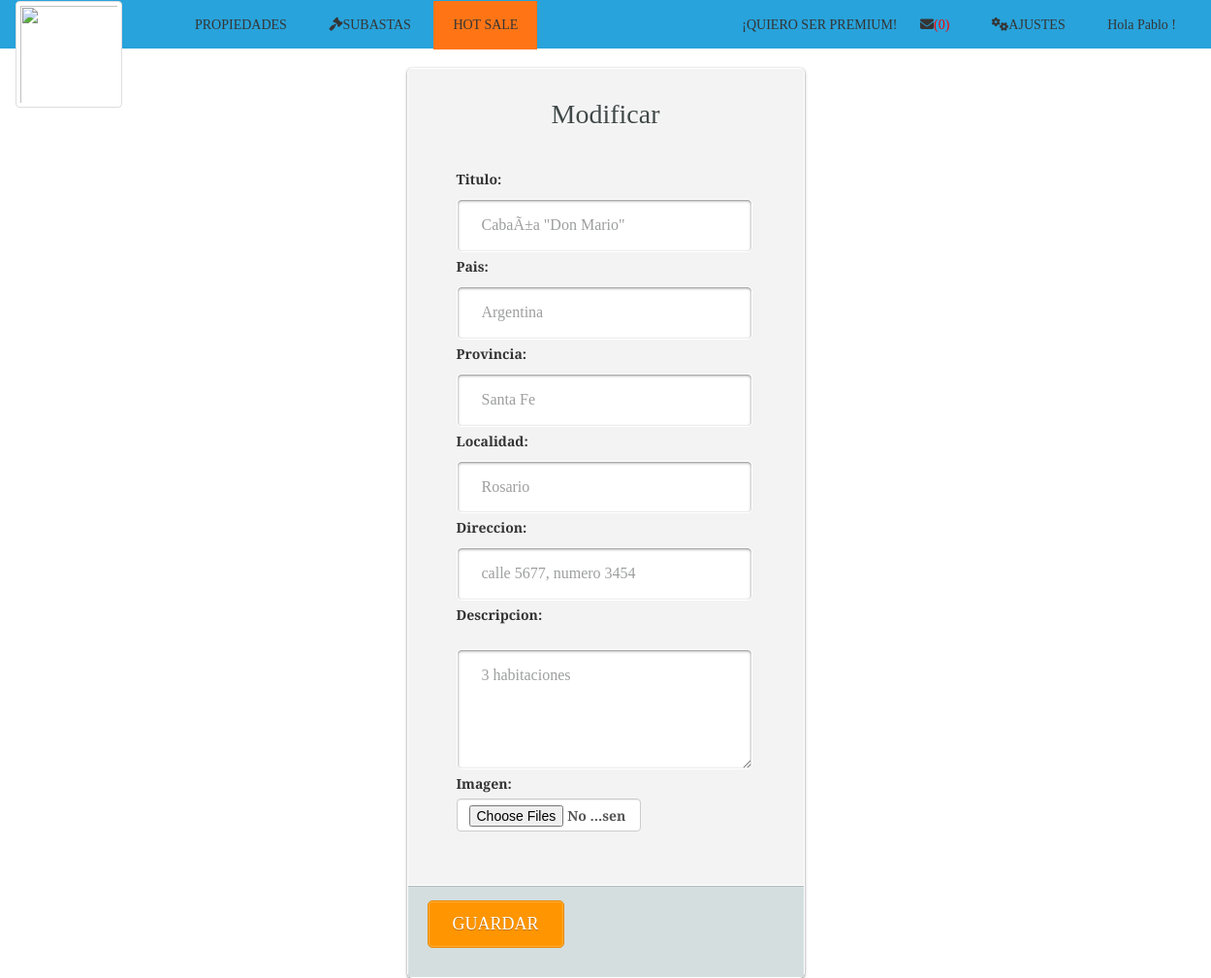
Page /modificar_propiedad.php?no=27 (signed in) on the committed database.
### tables this page shows
CREATE TABLE `propiedad` (
  `idPropiedad` int(11) NOT NULL,
  `titulo` varchar(45) NOT NULL,
  `descripcion` text NOT NULL,
  `pais` varchar(50) NOT NULL,
  `provincia` varchar(50) NOT NULL,
  `localidad` varchar(50) NOT NULL,
  `direccion` varchar(50) NOT NULL,
  `eliminada` int(11) NOT NULL
);

### modificar_propiedad.php (the view, shortened to what this page needs)
<html>
<head>
<?php
    include("cabecera.php");
$link=conectar();
$Propiedad=$_GET['no'];
$var_consulta= "SELECT * FROM propiedad WHERE idPropiedad='$Propiedad' ";
$var_resultado = $link->query($var_consulta);
$row = mysqli_fetch_array($var_resultado);
?>
	</head>
	<body>
		<div id="wrapper" style="margin-top: 0px">
			<form name="formulario" action="modificar_propiedad2.php" method="POST" class="login-form" enctype="multipart/form-data" onsubmit="return validareg();">
				<div class="header">
					<h1>  Modificar</h1>
				</div>
				<div class="content">
					<label for="titulo">Titulo: </br></label>
					<input type="text" name="titulo" class="input username" value='<?php echo "$row[titulo]" ?>' size="25">
                    <label for="ubicacion">Pais: </br></label>
					<input type="text" name="pais" class="input username" value='<?php echo "$row[pais]" ?>'>
					<label for="ubicacion">Provincia: </br></label>
					<input type="text" name="provincia" class="input username" value='<?php echo "$row[provincia]" ?>'>
					<label for="ubicacion">Localidad: </br></label>
					<input type="text" name="localidad" class="input username" value='<?php echo "$row[localidad]" ?>'>
					<label for="ubicacion">Direccion: </br></label>
					<input type="text" name="direccion" class="input username" value='<?php echo "$row[direccion]" ?>'>
					<label for="descripcion">Descripcion: </br></la'<?php echo "$row[descripcion]" ?>'bel></br>
					<textarea id="area" name="descripcion"  rows="4" cols="25"><?php echo "$row[descripcion]" ?></textarea></br>
					<label for="imagen">Imagen: </br></label>
					<input type="file" class="form-control" id="imagen[]" name="imagen[]" multiple="" accept="image/*" upload_max_filesize = 2M post_max_size =2M >
			</div>
				<div class="footer">
					<input type="submit" name="login" value="GUARDAR" class="button" />
				</div>
			</form>
		</div>
	</body>
</html>

### css/estilos.css (style rules this page uses)
body { background-color:#ffffff ; font-family:'Bree Serif', serif; }
.login-form { width: 410px; margin: auto; position: relative; background: #f3f3f3; border: 1px solid #fff; border-radius: 5px; box-shadow: 0 1px 3px rgba(0,0,0,0.5); -moz-box-shadow: 0 1px 3px rgba(0,0,0,0.5); -webkit-box-shadow: 0 1px 3px rgba(0,0,0,0.5); }
#wrapper { width: 410px; height: 400px; margin: 70px auto; }
#wrapper h1 { text-align: center; }
.login-form .header { padding: 10px 30px 30px 30px; }
.login-form .header h1 { font-family: 'Bree Serif', serif; font-weight: 300; font-size: 28px; line-height:34px; color: #414848; text-shadow: 1px 1px 0 rgba(256,256,256,1.0); margin-bottom: 10px; }
.login-form .content { padding: 0 60px 50px 50px; width: 300; }
.login-form .content .input, #area { width: 305px; padding: 15px 25px; margin-top: 5px; margin-bottom: 5px; font-family:'Bree Serif', serif; font-weight: 400; font-size: 16px; color: #9d9e9e; text-shadow: 1px 1px 0 rgba(256,256,256,1.0); background: #fff; border: 1px solid #fff; border-radius: 5px; box-shadow: inset 0 1px 3px rgba(0,0,0,0.50); -moz-box-shadow: inset 0 1px 3px rgba(0,0,0,0.50); -webkit-box-shadow: inset 0 1px 3px rgba(0,0,0,0.50); }
.login-form .footer { padding: 15px 20px 30px 20px; overflow: auto; background: #d4dedf; border-top: 1px solid #fff; box-shadow: inset 0 1px 0 rgba(0,0,0,0.15); -moz-box-shadow: inset 0 1px 0 rgba(0,0,0,0.15); -webkit-box-shadow: inset 0 1px 0 rgba(0,0,0,0.15); }
.login-form .footer .button { padding: 11px 25px; font-family: 'Bree Serif', serif; font-weight: 300; font-size: 18px; color: #fff; text-shadow: 0px 1px 0 rgba(0,0,0,0.25); background: #FF9500; border: 1px solid #E88803; border-radius: 5px; cursor: pointer; box-shadow: inset 0 0 2px rgba(256,256,256,0.75); -moz-box-shadow: inset 0 0 2px rgba(256,256,256,0.75); -webkit-box-shadow: inset 0 0 2px rgba(256,256,256,0.75); }

### rows in the picture
propiedad: titulo "CabaÃ±a \"Don Mario\"", pais "Argentina", provincia "Santa Fe", localidad "Rosario", direccion "calle 5677, numero 3454", descripcion "3 habitaciones"

### other values in the picture
$numero "(0)"
$_SESSION[nombre] "Pablo"
